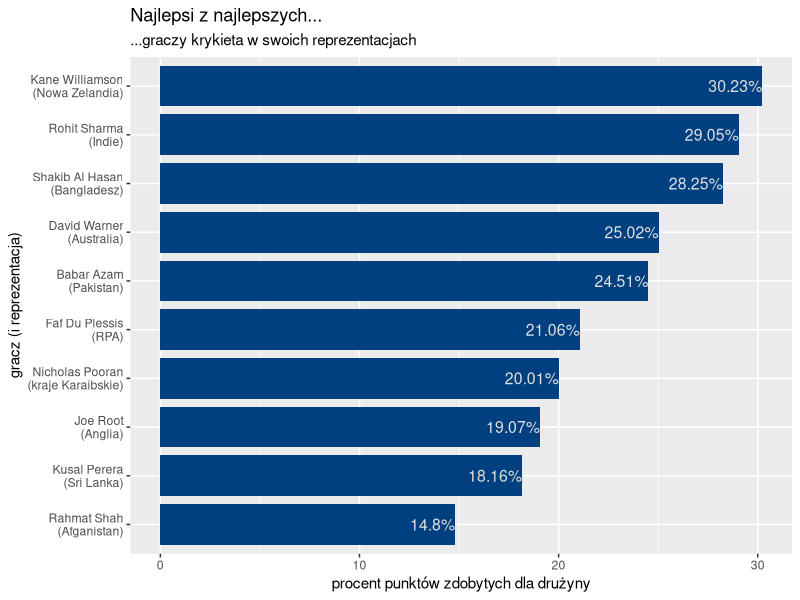

The R script that drew this image:
## ---- chunk 1
library(ggplot2)

gracz <- c("Kane Williamson\n(Nowa Zelandia)", "Rohit Sharma\n(Indie)",
           "Shakib Al Hasan\n(Bangladesz)", "David Warner\n(Australia)",
           "Babar Azam\n(Pakistan)", "Faf Du Plessis\n(RPA)",
           "Nicholas Pooran\n(kraje Karaibskie)", "Joe Root\n(Anglia)",
           "Kusal Perera\n(Sri Lanka)", "Rahmat Shah\n(Afganistan)")
procent <- c(30.23, 29.05, 28.25, 25.02, 24.51, 21.06, 20.01, 19.07, 18.16, 14.8)
dataf <- as.data.frame(cbind(as.character(gracz), as.double(procent)))
## ---- chunk 2
ggplot(data=dataf, aes(x=reorder(gracz, procent), y=procent, label=paste(procent, "%", sep=""))) +
  geom_col(fill="#004080", width=5/6) +
  geom_text(color="#e0e0e0", size=4, hjust=1) + 
  coord_flip() + 
  labs(x="gracz (i reprezentacja)", y="procent punktów zdobytych dla drużyny",
       title="Najlepsi z najlepszych...", subtitle="...graczy krykieta w swoich reprezentacjach")
